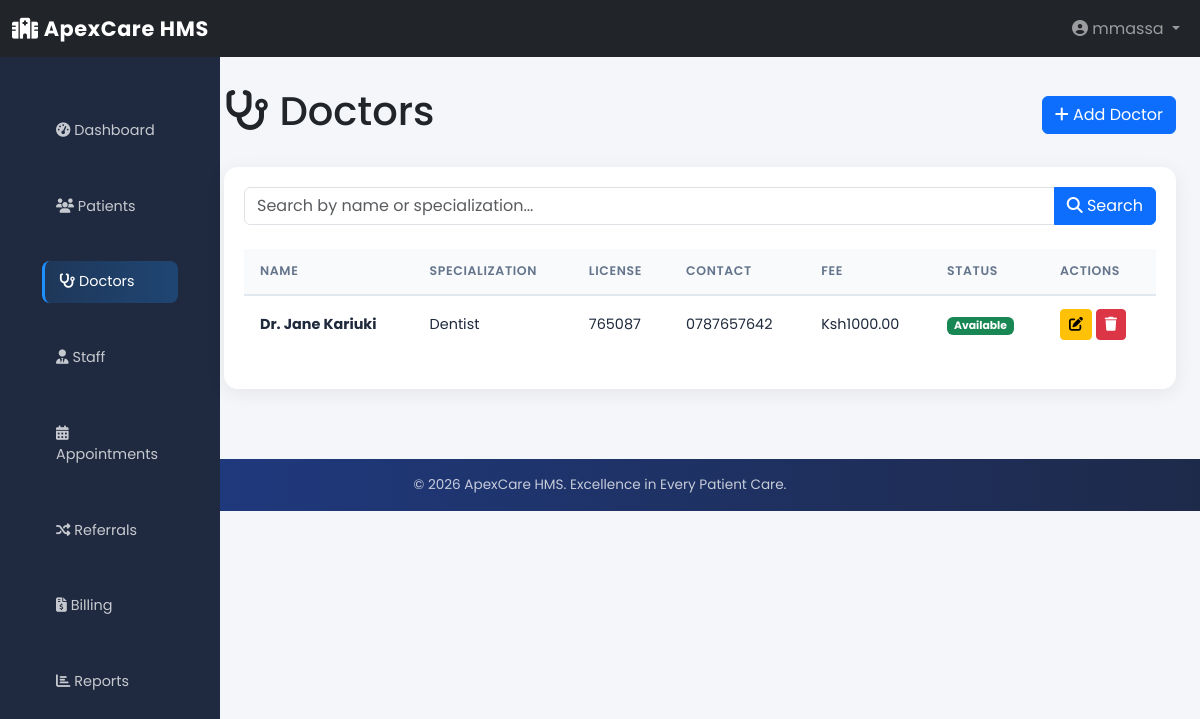
Before: /doctors/ (signed in) with the older database file.
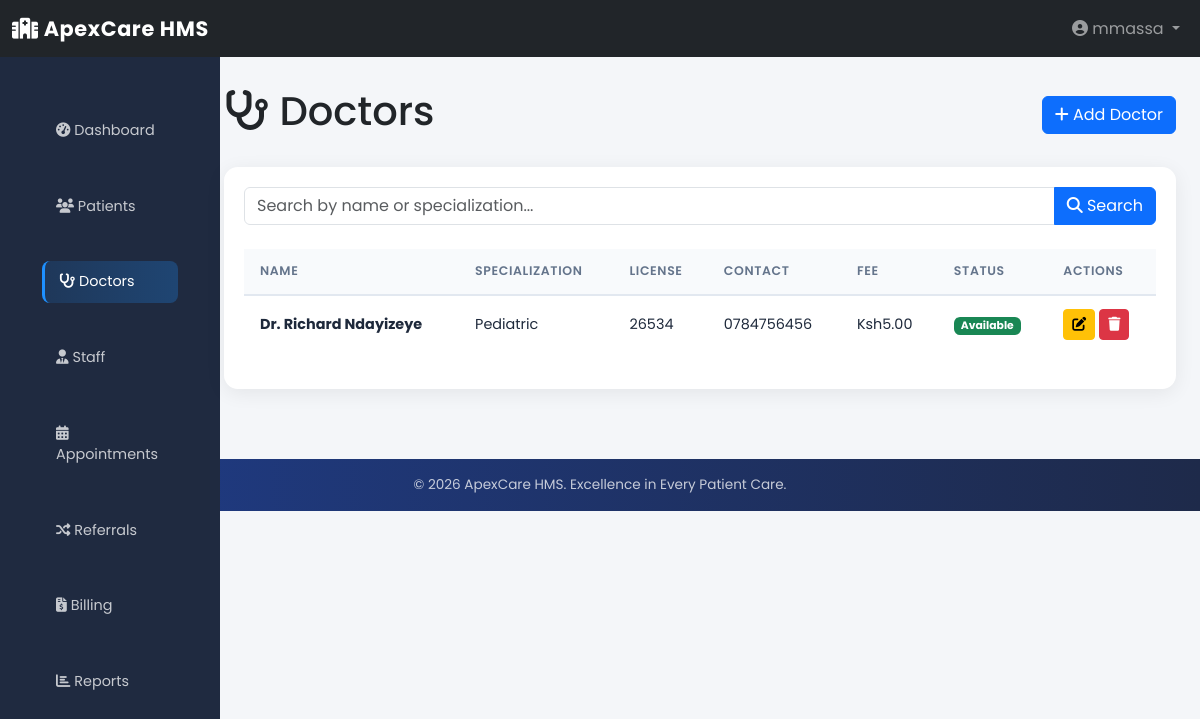
After: the same page with the newer database file.
### doctors/models.py (models this page shows, shortened)
class Doctor(models.Model):
    phone_validator = RegexValidator(
        regex=r'^\+?\d{9,15}Ksh',
        message='Enter a valid phone number'
    )
    user = models.OneToOneField(
        User,
        on_delete=models.CASCADE,
        related_name='doctor_profile'
    )
    first_name = models.CharField(max_length=100)
    last_name = models.CharField(max_length=100)
    specialization = models.CharField(max_length=100)
    license_number = models.CharField(
        max_length=50,
        unique=True
    )
    contact = models.CharField(
        max_length=20,
        validators=[phone_validator]
    )
    email = models.EmailField(blank=True, null=True)
    consultation_fee = models.DecimalField(
        max_digits=10,
        decimal_places=2,
        default=0
    )
    availability = models.TextField(
        blank=True,
        null=True,
        help_text="Example: Monday–Friday 9AM–5PM"
    )
    bio = models.TextField(blank=True, null=True)
    is_available = models.BooleanField(default=True)
    created_at = models.DateTimeField(auto_now_add=True)
    updated_at = models.DateTimeField(auto_now=True)
    class Meta:
        db_table = "doctors_doctor"
        verbose_name = "Doctor"
        verbose_name_plural = "Doctors"
        ordering = ["specialization", "last_name"]

### doctors/views.py (the view)
# urls.py: path('', views.doctor_list, name='doctor_list'),
@login_required
@check_role('admin')
def doctor_list(request):
    doctors = Doctor.objects.all()
    search_query = request.GET.get('search', '')
    if search_query:
        doctors = doctors.filter(
            Q(first_name__icontains=search_query) |
            Q(last_name__icontains=search_query) |
            Q(specialization__icontains=search_query)
        )
    context = {'doctors': doctors, 'search_query': search_query}
    return render(request, 'doctors/doctor_list.html', context)

### core/views.py (called while the page is built)
def check_role(role):
    def decorator(view_func):
        @wraps(view_func)
        def wrapper(request, *args, **kwargs):
            if not request.user.is_authenticated:
                return redirect('core:login')
            if request.user.profile.role != role and request.user.profile.role != 'admin':
                return redirect('core:dashboard')
            return view_func(request, *args, **kwargs)
        return wrapper
    return decorator

### doctors/templates/doctors/doctor_list.html (shortened to what this page needs)
{% extends 'base.html' %}
{% block content %}
<div class="d-flex justify-content-between align-items-center mb-4">
    <h1><i class="fas fa-stethoscope"></i> Doctors</h1>
    <a href="{% url 'doctors:doctor_create' %}" class="btn btn-primary">
        <i class="fas fa-plus"></i> Add Doctor
    </a>
</div>
<div class="card">
    <div class="card-body">
        <form method="get" class="mb-4">
            <div class="input-group">
                <input type="text" class="form-control" name="search" placeholder="Search by name or specialization..." value="{{ search_query }}">
                <button class="btn btn-primary" type="submit"><i class="fas fa-search"></i> Search</button>
            </div>
        </form>
        {% if doctors %}
            <div class="table-responsive">
                <table class="table table-hover">
                    <thead>
                        <tr>
                            <th>Name</th>
                            <th>Specialization</th>
                            <th>License</th>
                            <th>Contact</th>
                            <th>Fee</th>
                            <th>Status</th>
                            <th>Actions</th>
                        </tr>
                    </thead>
                    <tbody>
                        {% for doctor in doctors %}
                            <tr>
                                <td><strong>Dr. {{ doctor.first_name }} {{ doctor.last_name }}</strong></td>
                                <td>{{ doctor.specialization }}</td>
                                <td>{{ doctor.license_number }}</td>
                                <td>{{ doctor.contact }}</td>
                                <td>Ksh{{ doctor.consultation_fee }}</td>
                                <td>
                                    {% if doctor.is_available %}
                                        <span class="badge bg-success">Available</span>
                                    {% else %}
                                        <span class="badge bg-danger">Unavailable</span>
                                    {% endif %}
                                </td>
                                <td>
                                    <a href="{% url 'doctors:doctor_edit' doctor.id %}" class="btn btn-sm btn-warning" title="Edit">
                                        <i class="fas fa-edit"></i>
                                    </a>
                                    <a href="{% url 'doctors:doctor_delete' doctor.id %}" class="btn btn-sm btn-danger" title="Delete">
                                        <i class="fas fa-trash"></i>
                                    </a>
                                </td>
                            </tr>
                        {% endfor %}
                    </tbody>
                </table>
            </div>
        {% else %}
            <p class="text-muted text-center py-5">No doctors found</p>
        {% endif %}
    </div>
</div>
{% endblock %}

Changed rows visible on the page:
removed Doctor: first_name "Jane", last_name "Kariuki", specialization "Dentist", license_number "765087", contact "0787657642", consultation_fee "1000.00", is_available "Available"
added Doctor: first_name "Richard", last_name "Ndayizeye", specialization "Pediatric", license_number "26534", contact "0784756456", consultation_fee "5.00", is_available "Available"
